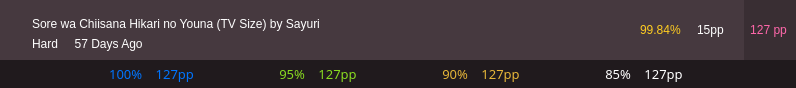
<?xml version="1.0" encoding="UTF-8"?>
<ui version="4.0">
 <class>RecentScoreItem</class>
 <widget class="QWidget" name="RecentScoreItem">
  <property name="geometry">
   <rect>
    <x>0</x>
    <y>0</y>
    <width>796</width>
    <height>88</height>
   </rect>
  </property>
  <property name="sizePolicy">
   <sizepolicy hsizetype="Preferred" vsizetype="Fixed">
    <horstretch>0</horstretch>
    <verstretch>0</verstretch>
   </sizepolicy>
  </property>
  <property name="minimumSize">
   <size>
    <width>750</width>
    <height>60</height>
   </size>
  </property>
  <property name="maximumSize">
   <size>
    <width>16777215</width>
    <height>88</height>
   </size>
  </property>
  <property name="windowTitle">
   <string>Form</string>
  </property>
  <property name="styleSheet">
   <string notr="true">background-color: #392E33;
                           color:rgb(255,255,255);
                           font: 63 9pt &quot;Torus Pro SemiBold&quot;; 
                           border: none;</string>
  </property>
  <layout class="QVBoxLayout" name="verticalLayout">
   <property name="spacing">
    <number>0</number>
   </property>
   <property name="leftMargin">
    <number>0</number>
   </property>
   <property name="topMargin">
    <number>0</number>
   </property>
   <property name="rightMargin">
    <number>0</number>
   </property>
   <property name="bottomMargin">
    <number>0</number>
   </property>
   <item>
    <widget class="QFrame" name="scorebox">
     <property name="minimumSize">
      <size>
       <width>0</width>
       <height>60</height>
      </size>
     </property>
     <property name="maximumSize">
      <size>
       <width>16777215</width>
       <height>60</height>
      </size>
     </property>
     <property name="styleSheet">
      <string notr="true">background-color: #392E33;</string>
     </property>
     <property name="frameShape">
      <enum>QFrame::StyledPanel</enum>
     </property>
     <property name="frameShadow">
      <enum>QFrame::Raised</enum>
     </property>
     <layout class="QHBoxLayout" name="horizontalLayout">
      <property name="leftMargin">
       <number>0</number>
      </property>
      <property name="topMargin">
       <number>0</number>
      </property>
      <property name="rightMargin">
       <number>9</number>
      </property>
      <property name="bottomMargin">
       <number>0</number>
      </property>
      <item>
       <widget class="QFrame" name="innerscore_box">
        <property name="styleSheet">
         <string notr="true">background-color: #46393f</string>
        </property>
        <property name="frameShape">
         <enum>QFrame::StyledPanel</enum>
        </property>
        <property name="frameShadow">
         <enum>QFrame::Raised</enum>
        </property>
        <layout class="QHBoxLayout" name="horizontalLayout_2">
         <property name="spacing">
          <number>16</number>
         </property>
         <property name="topMargin">
          <number>4</number>
         </property>
         <property name="rightMargin">
          <number>20</number>
         </property>
         <property name="bottomMargin">
          <number>4</number>
         </property>
         <item>
          <widget class="QLabel" name="rank_grade_label">
           <property name="sizePolicy">
            <sizepolicy hsizetype="Preferred" vsizetype="Fixed">
             <horstretch>0</horstretch>
             <verstretch>0</verstretch>
            </sizepolicy>
           </property>
           <property name="maximumSize">
            <size>
             <width>44</width>
             <height>16777215</height>
            </size>
           </property>
           <property name="text">
            <string/>
           </property>
           <property name="pixmap">
            <pixmap>../Assets/Rank Grades/SSH.png</pixmap>
           </property>
           <property name="scaledContents">
            <bool>true</bool>
           </property>
          </widget>
         </item>
         <item>
          <layout class="QVBoxLayout" name="beatmap_info_box">
           <property name="spacing">
            <number>0</number>
           </property>
           <item>
            <widget class="QLabel" name="beatmap_title">
             <property name="sizePolicy">
              <sizepolicy hsizetype="Fixed" vsizetype="Fixed">
               <horstretch>0</horstretch>
               <verstretch>0</verstretch>
              </sizepolicy>
             </property>
             <property name="maximumSize">
              <size>
               <width>16777215</width>
               <height>30</height>
              </size>
             </property>
             <property name="styleSheet">
              <string notr="true">font: 63 10pt &quot;Torus Pro SemiBold&quot;;</string>
             </property>
             <property name="text">
              <string>
Sore wa Chiisana Hikari no Youna (TV Size) by Sayuri</string>
             </property>
             <property name="alignment">
              <set>Qt::AlignBottom|Qt::AlignLeading|Qt::AlignLeft</set>
             </property>
            </widget>
           </item>
           <item>
            <widget class="QLabel" name="beatmap_subtext_label">
             <property name="minimumSize">
              <size>
               <width>0</width>
               <height>25</height>
              </size>
             </property>
             <property name="text">
              <string>Hard     57 Days Ago</string>
             </property>
            </widget>
           </item>
          </layout>
         </item>
         <item>
          <spacer name="horizontalSpacer">
           <property name="orientation">
            <enum>Qt::Horizontal</enum>
           </property>
           <property name="sizeHint" stdset="0">
            <size>
             <width>40</width>
             <height>20</height>
            </size>
           </property>
          </spacer>
         </item>
         <item>
          <layout class="QHBoxLayout" name="mod_list">
           <property name="spacing">
            <number>4</number>
           </property>
           <item>
            <widget class="QLabel" name="dummy_mod1">
             <property name="sizePolicy">
              <sizepolicy hsizetype="Fixed" vsizetype="Fixed">
               <horstretch>0</horstretch>
               <verstretch>0</verstretch>
              </sizepolicy>
             </property>
             <property name="maximumSize">
              <size>
               <width>36</width>
               <height>26</height>
              </size>
             </property>
             <property name="text">
              <string/>
             </property>
             <property name="pixmap">
              <pixmap>../Assets/Mod Icons/HD.png</pixmap>
             </property>
             <property name="scaledContents">
              <bool>true</bool>
             </property>
            </widget>
           </item>
           <item>
            <widget class="QLabel" name="dummy_mod_2">
             <property name="sizePolicy">
              <sizepolicy hsizetype="Fixed" vsizetype="Fixed">
               <horstretch>0</horstretch>
               <verstretch>0</verstretch>
              </sizepolicy>
             </property>
             <property name="maximumSize">
              <size>
               <width>36</width>
               <height>26</height>
              </size>
             </property>
             <property name="text">
              <string/>
             </property>
             <property name="pixmap">
              <pixmap>../Assets/Mod Icons/DT.png</pixmap>
             </property>
             <property name="scaledContents">
              <bool>true</bool>
             </property>
            </widget>
           </item>
          </layout>
         </item>
         <item>
          <widget class="QLabel" name="accuracy_label">
           <property name="sizePolicy">
            <sizepolicy hsizetype="Fixed" vsizetype="Preferred">
             <horstretch>0</horstretch>
             <verstretch>0</verstretch>
            </sizepolicy>
           </property>
           <property name="styleSheet">
            <string notr="true">color: #FECC20;
font: 75 11pt &quot;Torus Pro Bold&quot;;</string>
           </property>
           <property name="text">
            <string>99.84%</string>
           </property>
          </widget>
         </item>
         <item>
          <widget class="QLabel" name="weighted_pp_label">
           <property name="sizePolicy">
            <sizepolicy hsizetype="Fixed" vsizetype="Preferred">
             <horstretch>0</horstretch>
             <verstretch>0</verstretch>
            </sizepolicy>
           </property>
           <property name="styleSheet">
            <string notr="true">font: 75 11pt &quot;Torus Pro Bold&quot;;</string>
           </property>
           <property name="text">
            <string>15pp</string>
           </property>
          </widget>
         </item>
        </layout>
       </widget>
      </item>
      <item>
       <widget class="QLabel" name="unweighted_pp_label">
        <property name="sizePolicy">
         <sizepolicy hsizetype="Fixed" vsizetype="Preferred">
          <horstretch>0</horstretch>
          <verstretch>0</verstretch>
         </sizepolicy>
        </property>
        <property name="styleSheet">
         <string notr="true">color: #FF67AA;
font: 75 14pt &quot;Torus Pro Bold&quot;;</string>
        </property>
        <property name="text">
         <string>127 pp</string>
        </property>
        <property name="alignment">
         <set>Qt::AlignCenter</set>
        </property>
       </widget>
      </item>
     </layout>
    </widget>
   </item>
   <item>
    <widget class="QFrame" name="accuracy_box">
     <property name="minimumSize">
      <size>
       <width>0</width>
       <height>28</height>
      </size>
     </property>
     <property name="maximumSize">
      <size>
       <width>16777215</width>
       <height>28</height>
      </size>
     </property>
     <property name="styleSheet">
      <string notr="true">background-color: rgb(32,26,29);
font: 75 10pt &quot;Torus Pro Bold&quot;;</string>
     </property>
     <property name="frameShape">
      <enum>QFrame::StyledPanel</enum>
     </property>
     <property name="frameShadow">
      <enum>QFrame::Raised</enum>
     </property>
     <layout class="QHBoxLayout" name="horizontalLayout_3">
      <property name="leftMargin">
       <number>30</number>
      </property>
      <property name="topMargin">
       <number>4</number>
      </property>
      <property name="rightMargin">
       <number>30</number>
      </property>
      <property name="bottomMargin">
       <number>4</number>
      </property>
      <item>
       <widget class="QLabel" name="accuracy_100_label">
        <property name="sizePolicy">
         <sizepolicy hsizetype="Fixed" vsizetype="Preferred">
          <horstretch>0</horstretch>
          <verstretch>0</verstretch>
         </sizepolicy>
        </property>
        <property name="font">
         <font>
          <family>Torus Pro Bold</family>
          <pointsize>10</pointsize>
          <weight>9</weight>
          <italic>false</italic>
          <bold>false</bold>
         </font>
        </property>
        <property name="styleSheet">
         <string notr="true">color: #0074FE</string>
        </property>
        <property name="text">
         <string>100%    127pp</string>
        </property>
        <property name="alignment">
         <set>Qt::AlignCenter</set>
        </property>
       </widget>
      </item>
      <item>
       <widget class="QLabel" name="accuracy_95_label">
        <property name="sizePolicy">
         <sizepolicy hsizetype="Fixed" vsizetype="Preferred">
          <horstretch>0</horstretch>
          <verstretch>0</verstretch>
         </sizepolicy>
        </property>
        <property name="font">
         <font>
          <family>Torus Pro Bold</family>
          <pointsize>10</pointsize>
          <weight>9</weight>
          <italic>false</italic>
          <bold>false</bold>
         </font>
        </property>
        <property name="styleSheet">
         <string notr="true">color: #88DA20;</string>
        </property>
        <property name="text">
         <string>95%    127pp</string>
        </property>
        <property name="alignment">
         <set>Qt::AlignCenter</set>
        </property>
       </widget>
      </item>
      <item>
       <widget class="QLabel" name="accuracy_90_label">
        <property name="sizePolicy">
         <sizepolicy hsizetype="Fixed" vsizetype="Preferred">
          <horstretch>0</horstretch>
          <verstretch>0</verstretch>
         </sizepolicy>
        </property>
        <property name="font">
         <font>
          <family>Torus Pro Bold</family>
          <pointsize>10</pointsize>
          <weight>9</weight>
          <italic>false</italic>
          <bold>false</bold>
         </font>
        </property>
        <property name="styleSheet">
         <string notr="true">color: #E5B538</string>
        </property>
        <property name="text">
         <string>90%    127pp</string>
        </property>
        <property name="alignment">
         <set>Qt::AlignCenter</set>
        </property>
       </widget>
      </item>
      <item>
       <widget class="QLabel" name="accuracy_85_label">
        <property name="sizePolicy">
         <sizepolicy hsizetype="Fixed" vsizetype="Preferred">
          <horstretch>0</horstretch>
          <verstretch>0</verstretch>
         </sizepolicy>
        </property>
        <property name="font">
         <font>
          <family>Torus Pro Bold</family>
          <pointsize>10</pointsize>
          <weight>9</weight>
          <italic>false</italic>
          <bold>false</bold>
         </font>
        </property>
        <property name="text">
         <string>85%    127pp</string>
        </property>
        <property name="alignment">
         <set>Qt::AlignCenter</set>
        </property>
       </widget>
      </item>
     </layout>
    </widget>
   </item>
  </layout>
 </widget>
 <resources/>
 <connections/>
</ui>
